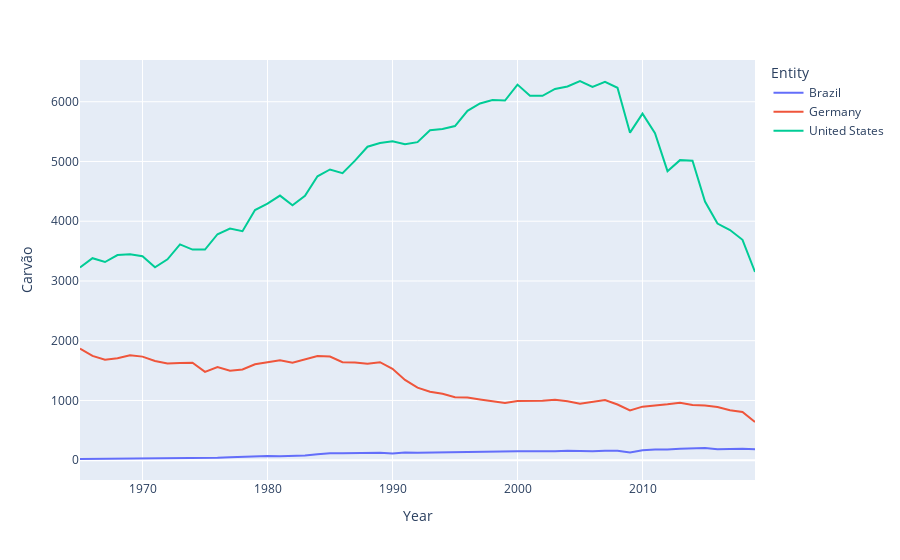

Source (notebook cell):
### Code cell
px.line(WrldData, x = "Year", y = "Carvão", color = "Entity").show()
